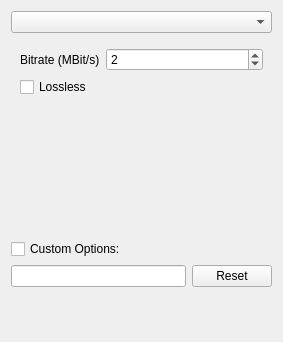
<?xml version="1.0" encoding="utf-8"?>
<ui version="4.0">
 <author>
    SPDX-FileCopyrightText: none
    SPDX-License-Identifier: GPL-3.0-or-later
  </author>
 <class>VideoExportOptionsDialog</class>
 <widget class="QWidget" name="VideoExportOptionsDialog">
  <property name="geometry">
   <rect>
    <x>0</x>
    <y>0</y>
    <width>274</width>
    <height>340</height>
   </rect>
  </property>
  <layout class="QVBoxLayout" name="verticalLayout_2" stretch="0,0,0,1">
   <item>
    <widget class="QComboBox" name="cmbCodec"/>
   </item>
   <item>
    <widget class="QStackedWidget" name="stackedWidget">
     <property name="currentIndex">
      <number>3</number>
     </property>
     <widget class="QWidget" name="pgH264">
      <layout class="QFormLayout" name="formLayout_0">
       <item column="0" row="0">
        <widget class="QLabel" name="lblCRFH264">
         <property name="text">
          <string>Constant Rate Factor:</string>
         </property>
        </widget>
       </item>
       <item column="1" row="0">
        <widget class="KisSliderSpinBox" name="intCRFH264" native="true">
         <property name="sizePolicy">
          <sizepolicy hsizetype="MinimumExpanding" vsizetype="Preferred">
           <horstretch>0</horstretch>
           <verstretch>0</verstretch>
          </sizepolicy>
         </property>
        </widget>
       </item>
       <item column="0" row="1">
        <widget class="QLabel" name="lblPresetH264">
         <property name="text">
          <string>Preset:</string>
         </property>
        </widget>
       </item>
       <item column="1" row="1">
        <widget class="QComboBox" name="cmbPresetH264"/>
       </item>
       <item column="0" row="2">
        <widget class="QLabel" name="lblProfileH264">
         <property name="text">
          <string comment="Label of H.264 encoder profiles">Profile:</string>
         </property>
        </widget>
       </item>
       <item column="1" row="2">
        <widget class="QComboBox" name="cmbProfileH264"/>
       </item>
       <item column="0" row="3">
        <widget class="QLabel" name="lblTuneH264">
         <property name="text">
          <string>Tune:</string>
         </property>
        </widget>
       </item>
       <item column="1" row="3">
        <widget class="QComboBox" name="cmbTuneH264"/>
       </item>
      </layout>
     </widget>
     <widget class="QWidget" name="pgH265">
      <layout class="QFormLayout" name="formLayout_1">
       <item column="0" row="0">
        <widget class="QLabel" name="lblCRFH265">
         <property name="text">
          <string>Constant Rate Factor:</string>
         </property>
        </widget>
       </item>
       <item column="1" row="0">
        <widget class="KisSliderSpinBox" name="intCRFH265" native="true">
         <property name="sizePolicy">
          <sizepolicy hsizetype="MinimumExpanding" vsizetype="Preferred">
           <horstretch>0</horstretch>
           <verstretch>0</verstretch>
          </sizepolicy>
         </property>
        </widget>
       </item>
       <item column="0" row="1">
        <widget class="QLabel" name="lblPresetH265">
         <property name="text">
          <string>Preset:</string>
         </property>
        </widget>
       </item>
       <item column="1" row="1">
        <widget class="QComboBox" name="cmbPresetH265"/>
       </item>
       <item column="0" row="2">
        <widget class="QLabel" name="lblProfileH265">
         <property name="text">
          <string comment="Label of H.265 encoder profiles">Profile:</string>
         </property>
        </widget>
       </item>
       <item column="1" row="2">
        <widget class="QComboBox" name="cmbProfileH265"/>
       </item>
       <item column="0" row="3">
        <widget class="QLabel" name="lblTuneH265">
         <property name="text">
          <string>Tune:</string>
         </property>
        </widget>
       </item>
       <item column="1" row="3">
        <widget class="QComboBox" name="cmbTuneH265"/>
       </item>
       <item column="0" row="4">
        <widget class="QCheckBox" name="chkUseHDRMetadata">
         <property name="text">
          <string>HDR Mode</string>
         </property>
        </widget>
       </item>
       <item column="1" row="4">
        <widget class="QPushButton" name="btnHdrMetadata">
         <property name="text">
          <string>HDR Metadata…</string>
         </property>
        </widget>
       </item>
      </layout>
     </widget>
     <widget class="QWidget" name="pgTheora">
      <layout class="QFormLayout" name="formLayout_2">
       <item column="0" row="0">
        <widget class="QLabel" name="label_3">
         <property name="text">
          <string>Bitrate:</string>
         </property>
        </widget>
       </item>
       <item column="1" row="0">
        <widget class="KisSliderSpinBox" name="intBitrate" native="true">
         <property name="sizePolicy">
          <sizepolicy hsizetype="MinimumExpanding" vsizetype="Preferred">
           <horstretch>0</horstretch>
           <verstretch>0</verstretch>
          </sizepolicy>
         </property>
        </widget>
       </item>
      </layout>
     </widget>
     <widget class="QWidget" name="pgVP9">
      <layout class="QFormLayout" name="formLayout_3">
       <item column="0" row="0">
        <widget class="QLabel" name="label">
         <property name="text">
          <string>Bitrate (MBit/s)</string>
         </property>
        </widget>
       </item>
       <item column="1" row="0">
        <widget class="QSpinBox" name="vp9Mbits">
         <property name="value">
          <number>2</number>
         </property>
        </widget>
       </item>
       <item column="0" row="1">
        <widget class="QCheckBox" name="vp9Lossless">
         <property name="text">
          <string>Lossless</string>
         </property>
        </widget>
       </item>
      </layout>
     </widget>
     <widget class="QWidget" name="pgGIF">
      <layout class="QFormLayout" name="formLayout_4">
       <item column="0" row="0">
        <widget class="QCheckBox" name="gifLoop">
         <property name="text">
          <string>Loop Animation</string>
         </property>
        </widget>
       </item>
       <item column="0" row="1">
        <widget class="QCheckBox" name="gifTransDiff">
         <property name="text">
          <string>Transparency Difference</string>
         </property>
        </widget>
       </item>
       <item column="0" row="2">
        <widget class="QRadioButton" name="gifAutoPalette">
         <property name="text">
          <string>Auto-generate 8bit Palette</string>
         </property>
        </widget>
       </item>
       <item column="1" row="2">
        <widget class="QComboBox" name="cmbPalettegenStatsModeGIF"/>
       </item>
       <item column="0" row="3">
        <widget class="QLabel" name="lblPaletteuseDitherGIF">
         <property name="text">
          <string>Dithering:</string>
         </property>
        </widget>
       </item>
       <item column="1" row="3">
        <widget class="QComboBox" name="cmbPaletteuseDitherGIF"/>
       </item>
       <item column="0" row="4">
        <widget class="QLabel" name="lblPaletteuseBayerScaleGIF">
         <property name="text">
          <string>Bayer Scale:</string>
         </property>
        </widget>
       </item>
       <item column="1" row="4">
        <widget class="KisSliderSpinBox" name="intPaletteuseBayerScaleGIF" native="true">
         <property name="sizePolicy">
          <sizepolicy hsizetype="MinimumExpanding" vsizetype="Preferred">
           <horstretch>0</horstretch>
           <verstretch>0</verstretch>
          </sizepolicy>
         </property>
        </widget>
       </item>
       <item column="0" row="5">
        <widget class="QLabel" name="lblPaletteuseDiffModeGIF">
         <property name="text">
          <string>Difference Mode:</string>
         </property>
        </widget>
       </item>
       <item column="1" row="5">
        <widget class="QComboBox" name="cmbPaletteuseDiffModeGIF"/>
       </item>
       <item column="0" row="6">
        <widget class="QCheckBox" name="gifReserveTransparent">
         <property name="text">
          <string>Preserve Transparency</string>
         </property>
         <property name="toolTip">
          <string>&lt;html&gt;&lt;head/&gt;&lt;body&gt;&lt;p&gt;GIF format supports up to 256 colors per frame/image. This option enables transparency at the cost of 1 color, thus only 255 colors will be used for GIFs with this option enabled. Disabling this option gives you the entire 256 colors for your GIF for better quality output.&lt;/p&gt;&lt;p&gt;&lt;span style=&quot; font-style:italic;&quot;&gt;Note 1: For transparency to work properly, you need to make sure that the image sequence is exporting with transparency enabled, and that FFMpeg version is at least 4.2+. If your GIF output shows signs of screen tearing, FFMpeg version 4.4+ is highly recommended.&lt;/span&gt;&lt;/p&gt;&lt;p&gt;&lt;span style=&quot; font-style:italic;&quot;&gt;Note 2: GIF format only supports 100% transparency, or 0% transparency. Partial transparency is &lt;/span&gt;&lt;span style=&quot; font-style:italic; text-decoration: underline;&quot;&gt;not&lt;/span&gt;&lt;span style=&quot; font-style:italic;&quot;&gt; supported. If you need partial transparency, consider APNG or WEBP.&lt;/span&gt;&lt;br/&gt;&lt;/p&gt;&lt;/body&gt;&lt;/html&gt;</string>
         </property>
        </widget>
       </item>
       </layout>
     </widget>
     <widget class="QWidget" name="pgAPNG">
      <layout class="QFormLayout" name="formLayout_5">
       <item column="0" row="0">
        <widget class="QCheckBox" name="apngLoop">
         <property name="text">
          <string>Loop Animation</string>
         </property>
        </widget>
       </item>
       <item column="0" row="1">
        <widget class="QLabel" name="lblPredAPNG">
         <property name="text">
          <string>Prediction Mode:</string>
         </property>
        </widget>
       </item>
       <item column="1" row="1">
        <widget class="QComboBox" name="cmbPredAPNG"/>
       </item>
       </layout>
     </widget>
     <widget class="QWidget" name="pgWEBP">
      <layout class="QFormLayout" name="formLayout_6">
       <item column="0" row="0">
        <widget class="QCheckBox" name="webpLossless">
         <property name="text">
          <string>Lossless</string>
         </property>
        </widget>
       </item>
       <item column="0" row="1">
        <widget class="QLabel" name="lblCompressWEBP">
         <property name="text">
          <string>Compression Level:</string>
         </property>
        </widget>
       </item>
       <item column="1" row="1">
        <widget class="KisSliderSpinBox" name="intCompressWEBP" native="true">
         <property name="sizePolicy">
          <sizepolicy hsizetype="MinimumExpanding" vsizetype="Preferred">
           <horstretch>0</horstretch>
           <verstretch>0</verstretch>
          </sizepolicy>
         </property>
        </widget>
       </item>
       <item column="0" row="2">
        <widget class="QLabel" name="lblQscaleWEBP">
         <property name="text">
          <string>Image Quality:</string>
         </property>
        </widget>
       </item>
       <item column="1" row="2">
        <widget class="KisSliderSpinBox" name="intQscaleWEBP" native="true">
         <property name="sizePolicy">
          <sizepolicy hsizetype="MinimumExpanding" vsizetype="Preferred">
           <horstretch>0</horstretch>
           <verstretch>0</verstretch>
          </sizepolicy>
         </property>
        </widget>
       </item>
       <item column="0" row="3">
        <widget class="QLabel" name="lblPresetWEBP">
         <property name="text">
          <string>Preset:</string>
         </property>
        </widget>
       </item>
       <item column="1" row="3">
        <widget class="QComboBox" name="cmbPresetWEBP"/>
       </item>
       <item column="0" row="4">
        <widget class="QCheckBox" name="webpLoop">
         <property name="text">
          <string>Loop Animation</string>
         </property>
        </widget>
       </item>
      </layout>
     </widget>
    </widget>
   </item>
   <item>
    <layout class="QVBoxLayout" name="verticalLayout">
     <item>
      <widget class="QCheckBox" name="chkCustomLine">
       <property name="text">
        <string>Custom Options:</string>
       </property>
      </widget>
     </item>
     <item>
      <layout class="QHBoxLayout" name="horizontalLayout">
       <item>
        <widget class="QLineEdit" name="txtCustomLine">
         <property name="toolTip">
          <string>Add any ffmpeg filtering options here. It will be put between source and destination streams of the ffmpeg</string>
         </property>
        </widget>
       </item>
       <item>
        <widget class="QPushButton" name="btnResetCustomLine">
         <property name="text">
          <string>Reset</string>
         </property>
        </widget>
       </item>
      </layout>
     </item>
    </layout>
   </item>
   <item>
    <spacer name="verticalSpacer">
     <property name="orientation">
      <enum>Qt::Vertical</enum>
     </property>
     <property name="sizeType">
      <enum>QSizePolicy::MinimumExpanding</enum>
     </property>
     <property name="sizeHint" stdset="0">
      <size>
       <width>20</width>
       <height>44</height>
      </size>
     </property>
    </spacer>
   </item>
  </layout>
 </widget>
 <customwidgets>
  <customwidget>
   <class>KisSliderSpinBox</class>
   <extends>QWidget</extends>
   <header>kis_slider_spin_box.h</header>
  </customwidget>
 </customwidgets>
 <resources/>
 <connections/>
</ui>
